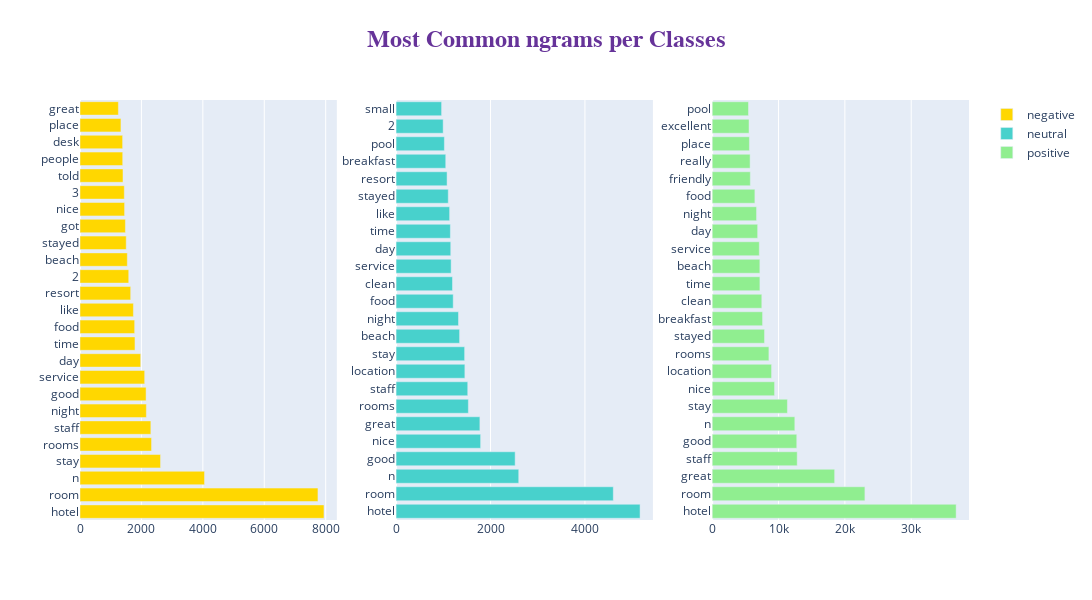

Notebook source saved alongside this figure:
### Markdown cell above
<a id="most_common_ngrams"></a>

## Most Common ngrams

### Code cell
fig = make_subplots(rows=1, cols=3)
title_ = ["negative", "neutral", "positive"]

for i in range(3):
    texts = df[df["label"] == i]['tokenized_review']

    new = texts.str.split()
    new = new.values.tolist()
    corpus = [word for i in new for word in i]
    counter = Counter(corpus)
    most = counter.most_common()
    x, y = [], []

    for word, count in most[:30]:
        if word not in stopWords_nltk:
            x.append(word)
            y.append(count)

    fig.add_trace(go.Bar(
                x=y,
                y=x,
                orientation='h', type="bar",
        name=title_[i], marker=dict(color=colors[i])), 1, i+1)
    
fig.update_layout(
    autosize=False,
    width=2000,
    height=600,title=dict(
        text='<b>Most Common ngrams per Classes</b>',
        x=0.5,
        y=0.95,
        font=dict(
        family="Courier New, monospace",
        size=24,
        color="RebeccaPurple"
        )
    ),)


fig.show()

### Figure 1 — Plotly figure (JSON) as saved in the notebook; plotly's stock layout.template omitted (floating-point values rounded to 4 significant figures)
{"data": [{"marker": {"color": "gold"}, "name": "negative", "orientation": "h", "type": "bar", "x": [7944, 7748, 4055, 2623, 2330, 2307, 2161, 2152, 2106, 1976, 1790, 1780, 1739, 1650, 1587, 1541, 1505, 1479, 1452, 1443, 1400, 1391, 1388, 1333, 1250], "xaxis": "x", "y": ["hotel", "room", "n", "stay", "rooms", "staff", "night", "good", "service", "day", "time", "food", "like", "resort", "2", "beach", "stayed", "got", "nice", "3", "told", "people", "desk", "place", "great"], "yaxis": "y"}, {"marker": {"color": "mediumturquoise"}, "name": "neutral", "orientation": "h", "type": "bar", "x": [5168, 4601, 2598, 2522, 1791, 1775, 1531, 1518, 1457, 1452, 1345, 1322, 1210, 1195, 1166, 1158, 1150, 1134, 1105, 1080, 1052, 1023, 997, 964], "xaxis": "x2", "y": ["hotel", "room", "n", "good", "nice", "great", "rooms", "staff", "location", "stay", "beach", "night", "food", "clean", "service", "day", "time", "like", "stayed", "resort", "breakfast", "pool", "2", "small"], "yaxis": "y2"}, {"marker": {"color": "lightgreen"}, "name": "positive", "orientation": "h", "type": "bar", "x": [36774, 23018, 18459, 12816, 12750, 12457, 11340, 9404, 8953, 8551, 7892, 7596, 7480, 7195, 7186, 7105, 6855, 6687, 6438, 5752, 5718, 5610, 5556, 5475], "xaxis": "x3", "y": ["hotel", "room", "great", "staff", "good", "n", "stay", "nice", "location", "rooms", "stayed", "breakfast", "clean", "time", "beach", "service", "day", "night", "food", "friendly", "really", "place", "excellent", "pool"], "yaxis": "y3"}], "layout": {"autosize": false, "height": 600, "title": {"font": {"color": "RebeccaPurple", "family": "Courier New, monospace", "size": 24}, "text": "<b>Most Common ngrams per Classes</b>", "x": 0.5, "y": 0.95}, "width": 2000, "xaxis": {"anchor": "y", "domain": [0, 0.2889]}, "xaxis2": {"anchor": "y2", "domain": [0.3556, 0.6444]}, "xaxis3": {"anchor": "y3", "domain": [0.7111, 1]}, "yaxis": {"anchor": "x", "domain": [0, 1]}, "yaxis2": {"anchor": "x2", "domain": [0, 1]}, "yaxis3": {"anchor": "x3", "domain": [0, 1]}}}
